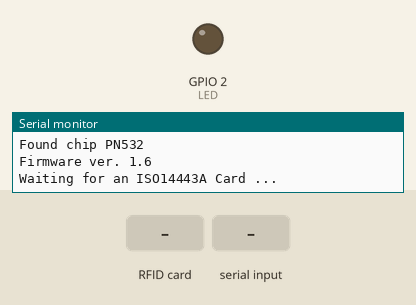
This sketch was run on a simulated ESP32. Parts: output pins drawn as LEDs (lit = HIGH), the last lines printed to the serial monitor. The inputs (shaded band) are chosen by the test bench.

Above: at 1.2 s.
1.3 s: RFID card 5E 7A 19 C4 held to the reader
At 2.0 s:
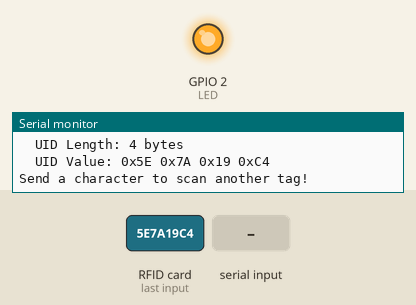
2.8 s: "1" received over Serial
At 4.1 s:
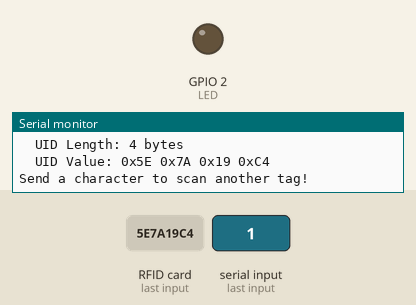
Timing chart, 0 to 5.8 s (numbered marks = the images above; inputs shaded):
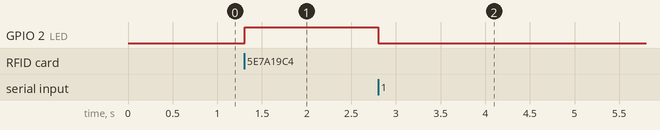

Measured:
- after the input at 1.3 s, GPIO 2 (LED): LOW → HIGH at once
- after the input at 2.8 s, GPIO 2 (LED): HIGH → LOW at once

The sketch:

USETSntag2xx_read.ino
```cpp
/**************************************************************************/
/*!
    @file     readntag203_esp32_i2c_ascii.ino
    @author   KTOWN (modified for ESP32 I2C)
    @license  BSD
    Reads NTAG203/215/213 cards and prints readable English text.
*/
/**************************************************************************/
#include <Wire.h>
#include <Adafruit_PN532.h>
#define LED 2

#define PN532_IRQ   2
#define PN532_RESET 3

Adafruit_PN532 nfc(PN532_IRQ, PN532_RESET);

void setup(void) {
  Serial.begin(115200);
  while (!Serial) delay(100);

  pinMode(LED, OUTPUT);

  Serial.println("Hello ESP32 + PN532 over I2C! (ASCII Reader)");

  nfc.begin();
  nfc.SAMConfig(); // Required for I2C

  uint32_t versiondata = nfc.getFirmwareVersion();
  if (!versiondata) {
    Serial.println("Didn't find PN532 board");
    while (1);
  }

  Serial.print("Found chip PN5"); Serial.println((versiondata >> 24) & 0xFF, HEX);
  Serial.print("Firmware ver. "); Serial.print((versiondata >> 16) & 0xFF, DEC);
  Serial.print('.'); Serial.println((versiondata >> 8) & 0xFF, DEC);

  Serial.println("Waiting for an ISO14443A Card ...");
}

void loop(void) {
  uint8_t success;
  uint8_t uid[7];
  uint8_t uidLength;

  // Wait for an NTAG card
  success = nfc.readPassiveTargetID(PN532_MIFARE_ISO14443A, uid, &uidLength);

  if (success) {
    digitalWrite(LED, HIGH);
    Serial.println("Found an ISO14443A card");
    Serial.print("  UID Length: "); Serial.print(uidLength, DEC); Serial.println(" bytes");
    Serial.print("  UID Value: "); nfc.PrintHex(uid, uidLength); Serial.println();

    if (uidLength == 7) {
      uint8_t data[4];
      Serial.println("Reading NTAG2xx tag (ASCII output)...");

      // NTAG215 = 135 pages, NTAG203 = 42 pages
      uint8_t maxPages = 135;

      String asciiText = ""; // collect readable text

      for (uint8_t i = 4; i < maxPages; i++) { // start at page 4 = user memory
        success = nfc.ntag2xx_ReadPage(i, data);

        if (success) {
          for (int j = 0; j < 4; j++) {
            if (data[j] >= 0x20 && data[j] <= 0x7E) { // printable ASCII
              asciiText += (char)data[j];
            } else {
              asciiText += ' '; // replace non-printable with space
            }
          }
        }
      }

      Serial.println("\n----- ASCII DATA -----");
      Serial.println(asciiText);
      Serial.println("--------------------");
    }

    // Wait before scanning again
    Serial.println("\nSend a character to scan another tag!");
    Serial.flush();
    while (!Serial.available());
    while (Serial.available()) Serial.read();
    Serial.flush();
    digitalWrite(LED, LOW);
  }
}
```
